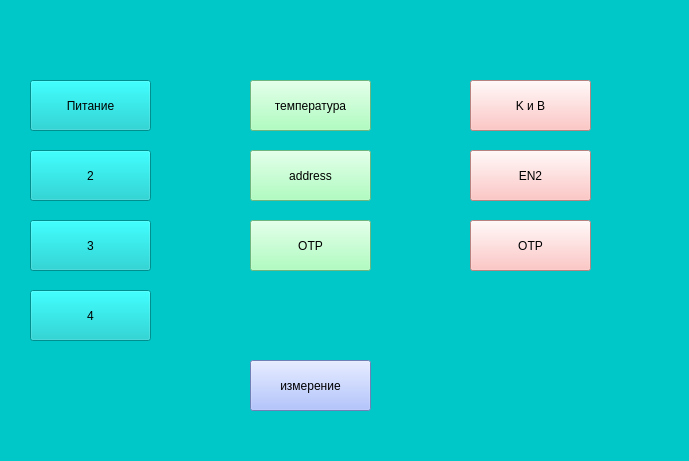
<?xml version="1.0" encoding="UTF-8"?>
<ui version="4.0">
 <class>CommandsOneWireOldWindow</class>
 <widget class="QMainWindow" name="CommandsOneWireOldWindow">
  <property name="geometry">
   <rect>
    <x>0</x>
    <y>0</y>
    <width>689</width>
    <height>461</height>
   </rect>
  </property>
  <property name="minimumSize">
   <size>
    <width>689</width>
    <height>461</height>
   </size>
  </property>
  <property name="maximumSize">
   <size>
    <width>689</width>
    <height>461</height>
   </size>
  </property>
  <property name="windowTitle">
   <string>MainWindow</string>
  </property>
  <property name="styleSheet">
   <string notr="true">background-color: rgb(0, 200, 200);</string>
  </property>
  <widget class="QWidget" name="centralwidget">
   <widget class="QPushButton" name="vddButton">
    <property name="geometry">
     <rect>
      <x>30</x>
      <y>80</y>
      <width>121</width>
      <height>51</height>
     </rect>
    </property>
    <property name="styleSheet">
     <string notr="true"/>
    </property>
    <property name="text">
     <string>Питание</string>
    </property>
   </widget>
   <widget class="QPushButton" name="test2Button">
    <property name="geometry">
     <rect>
      <x>30</x>
      <y>150</y>
      <width>121</width>
      <height>51</height>
     </rect>
    </property>
    <property name="text">
     <string>2</string>
    </property>
   </widget>
   <widget class="QPushButton" name="test3Button">
    <property name="geometry">
     <rect>
      <x>30</x>
      <y>220</y>
      <width>121</width>
      <height>51</height>
     </rect>
    </property>
    <property name="text">
     <string>3</string>
    </property>
   </widget>
   <widget class="QPushButton" name="test4Button">
    <property name="geometry">
     <rect>
      <x>30</x>
      <y>290</y>
      <width>121</width>
      <height>51</height>
     </rect>
    </property>
    <property name="text">
     <string>4</string>
    </property>
   </widget>
   <widget class="QPushButton" name="readTempButton">
    <property name="geometry">
     <rect>
      <x>250</x>
      <y>80</y>
      <width>121</width>
      <height>51</height>
     </rect>
    </property>
    <property name="styleSheet">
     <string notr="true">background-color: rgb(152, 255, 176);</string>
    </property>
    <property name="text">
     <string>температура</string>
    </property>
   </widget>
   <widget class="QPushButton" name="readAddressButton">
    <property name="geometry">
     <rect>
      <x>250</x>
      <y>150</y>
      <width>121</width>
      <height>51</height>
     </rect>
    </property>
    <property name="styleSheet">
     <string notr="true">background-color: rgb(152, 255, 176);</string>
    </property>
    <property name="text">
     <string>address</string>
    </property>
   </widget>
   <widget class="QPushButton" name="readOTPButton">
    <property name="geometry">
     <rect>
      <x>250</x>
      <y>220</y>
      <width>121</width>
      <height>51</height>
     </rect>
    </property>
    <property name="styleSheet">
     <string notr="true">background-color: rgb(152, 255, 176);</string>
    </property>
    <property name="text">
     <string>OTP</string>
    </property>
   </widget>
   <widget class="QPushButton" name="writeKAndBButton">
    <property name="geometry">
     <rect>
      <x>470</x>
      <y>80</y>
      <width>121</width>
      <height>51</height>
     </rect>
    </property>
    <property name="styleSheet">
     <string notr="true">background-color: rgb(255, 183, 180);</string>
    </property>
    <property name="text">
     <string>K и B</string>
    </property>
   </widget>
   <widget class="QPushButton" name="writeOTPButton">
    <property name="geometry">
     <rect>
      <x>470</x>
      <y>220</y>
      <width>121</width>
      <height>51</height>
     </rect>
    </property>
    <property name="styleSheet">
     <string notr="true">background-color: rgb(255, 183, 180);</string>
    </property>
    <property name="text">
     <string>OTP</string>
    </property>
   </widget>
   <widget class="QPushButton" name="writeEN2Button">
    <property name="geometry">
     <rect>
      <x>470</x>
      <y>150</y>
      <width>121</width>
      <height>51</height>
     </rect>
    </property>
    <property name="styleSheet">
     <string notr="true">background-color: rgb(255, 183, 180);</string>
    </property>
    <property name="text">
     <string>EN2</string>
    </property>
   </widget>
   <widget class="QPushButton" name="startButton">
    <property name="geometry">
     <rect>
      <x>250</x>
      <y>360</y>
      <width>121</width>
      <height>51</height>
     </rect>
    </property>
    <property name="styleSheet">
     <string notr="true">background-color: rgb(156, 179, 255);</string>
    </property>
    <property name="text">
     <string>измерение</string>
    </property>
   </widget>
  </widget>
  <widget class="QStatusBar" name="statusbar"/>
 </widget>
 <resources/>
 <connections/>
</ui>
